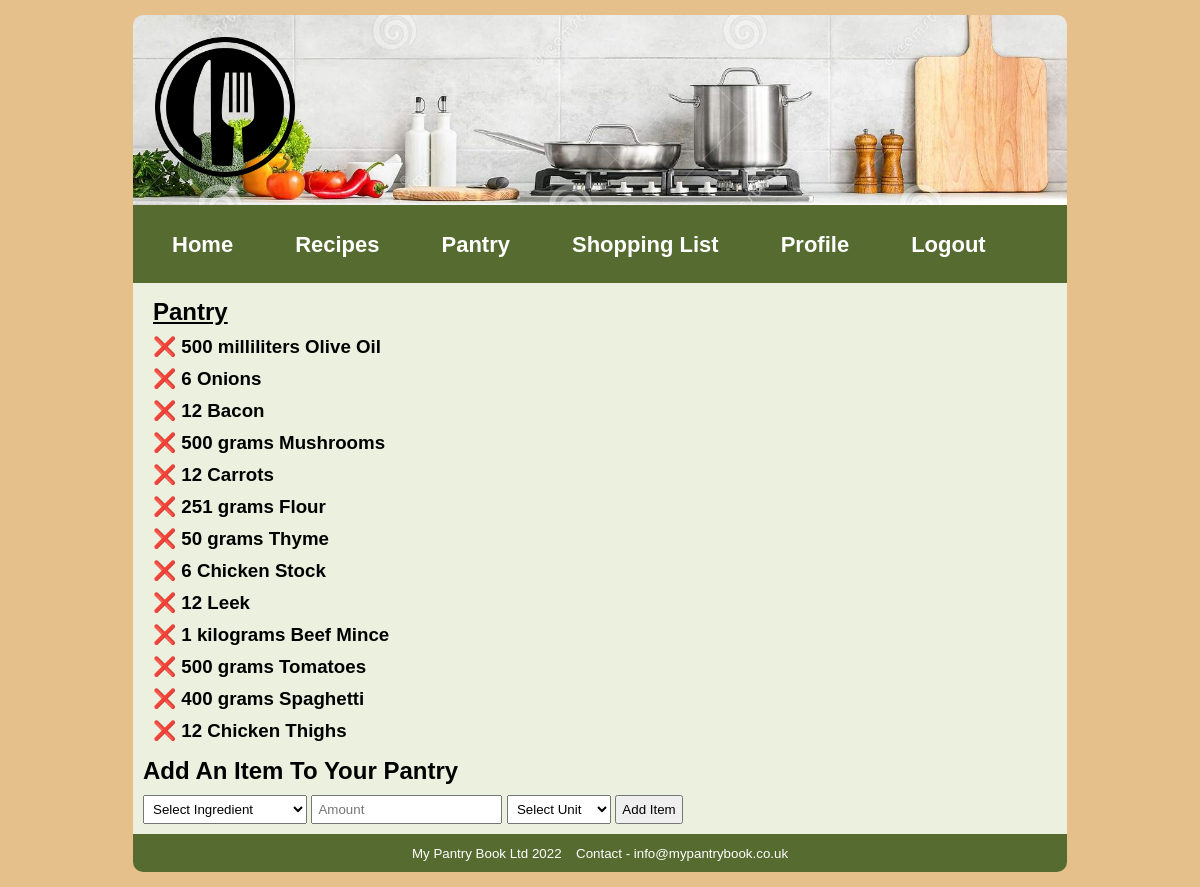
/Website/pantry.php (signed in), run on the app's committed database.
### tables this page shows
CREATE TABLE `pantry` (
  `pantry_id` int(10) UNSIGNED NOT NULL,
  `iduser` int(10) DEFAULT NULL,
  `ingredient_id` int(10) UNSIGNED NOT NULL,
  `unit_id` int(10) UNSIGNED NOT NULL,
  `amount` int(4) DEFAULT NULL
);

CREATE TABLE `unit` (
  `unit_id` int(10) UNSIGNED NOT NULL,
  `unit_name` varchar(64) DEFAULT NULL
);

CREATE TABLE `ingredient` (
  `ingredient_id` int(10) UNSIGNED NOT NULL,
  `ingredient_name` varchar(64) NOT NULL
);

### Website/pantry.php (the view, shortened to what this page needs)
<!DOCTYPE html>
<html lang="en">
<head>
    <link rel="stylesheet" href="style.css" type="text/css" media="screen,projection" />
</head>
<body>
    <body>
        <div id="container">
            <header>
                <div id="header">
                    <a href="home.php"><img src="Images/logo.png" alt="Logo" width="140" height="140"></a>
                </div>
            </header>
		<nav class="navbar">
        <ul class="nav-links">
            <div class="menu">
                    <li><a href="home.php">Home</a></li>
                    <li class="services">
                        <a href="view-all-recipes.php">Recipes</a>
                    </li>
                    <li><a href="pantry.php">Pantry</a></li>
                    <li><a href="shopping-list.php">Shopping List</a></li>
                    <li><a href="view-account.php">Profile</a></li>
                    <li><a href="logout.php">Logout</a></li>
                </div>
        </ul>
    </nav>
            <?php
            $mysqli = new mysqli("localhost", "root", "", "projectdb");
            ?>
            <div class="main">
                <div id="main_body">
                    <?php
                    if ($res = $mysqli->query('SELECT * FROM pantry INNER JOIN user USING (iduser) INNER JOIN ingredient USING (ingredient_id) INNER JOIN unit USING (unit_id) WHERE iduser=' . $_COOKIE["idUser"])) {
                        if ($res->data_seek(0)) {
                            echo("<h2><u>Pantry</u></h2>");
                            while ($row = $res->fetch_assoc()) {
                                $ingredients = $row['amount'] . " " . $row['unit_name'] . " " . $row['ingredient_name'];
                                $remove = '<a title="Remove From Pantry"href="pantry-delete.php?id=' . $row['pantry_id'] . '">&#10060</a>';
                                echo "<h3>" . $remove . $ingredients . "</h3>";
                            }
                        } else {
                            echo "<h1><br>Your Pantry Is Empty</h1>";
                        }
                    } else {
                        echo "<h1>Oops... something went wrong, please try again</h1>\n";
                    }
                    ?>
                </div>
                <h2>Add An Item To Your Pantry</h2>
                <form action="pantry-add.php" method="post" enctype="multipart/form-data">
                    <select id="ingredient" name="ingredient" required>
                        <option value="">Select Ingredient</option>
                    </select>
                    <input type="number" id="amount" name="amount" placeholder="Amount" required>
                    <select id="unit" name="unit" required>
                        <option value="">Select Unit</option>
                    </select>
                    <input type="submit" value="Add Item" name="submit">
                </form>
            </div>
            <footer>
                <ul>
                    <li>My Pantry Book Ltd 2022</li>
                    <li>Contact - info@mypantrybook.co.uk</li>
                </ul>
            </footer>
        </div>
    </body>
</html>

### Website/style.css (style rules this page uses)
* { padding: 5px; margin: 0; }
body { font-family: Arial, Verdana, sans-serif; font-style: normal; font-size: 100%; background-color: #e6c08a; }
body { font-family: sans-serif; }
a { text-decoration: none; }
li { list-style: none; }
.navbar { display: flex; align-items: center; justify-content: space-between; padding: 10px; background-color: #556b2f; }
.nav-links a { color: #ffffff; font-weight:bold; font-size: 22px; }
.menu { display: flex; gap: 1em; font-size: 24px; }
.menu li { padding: 5px 14px; }
.services { position: relative; }
#container { margin-left: 10%; margin-right: 10%; }
header, footer, .nav { background-color: #556b2f; color: black; }
header { background-image: url("Images/banner.jpg"); background-size: cover; background-position: center center; height: 180px; width: auto; text-shadow: 8px 8px 4px black; border-top-left-radius: 10px; border-top-right-radius: 10px; }
#header img { padding: 12px; float: left; padding-left: 1vw; }
.main { background-color: #EBF1DE; }
#main_body { background-color: #EBF1DE; min-height: 30vh; width: auto; margin-bottom: 0px; border-color: white; border-top-color: black; border-left-color: black; }
footer { text-align: center; min-height: 20px; border-bottom-left-radius: 10px; border-bottom-right-radius: 10px; }
footer ul li { list-style-type: none; display: inline; font-size: 10pt; color: white; }

### data on the page
pantry: amount.ingredient_name "500 milliliters Olive Oil"
pantry: amount.ingredient_name "6 Onions"
pantry: amount.ingredient_name "12 Bacon"
pantry: amount.ingredient_name "500 grams Mushrooms"
pantry: amount.ingredient_name "12 Carrots"
pantry: amount.ingredient_name "251 grams Flour"
pantry: amount.ingredient_name "50 grams Thyme"
pantry: amount.ingredient_name "6 Chicken Stock"
pantry: amount.ingredient_name "12 Leek"
pantry: amount.ingredient_name "1 kilograms Beef Mince"
pantry: amount.ingredient_name "500 grams Tomatoes"
pantry: amount.ingredient_name "400 grams Spaghetti"
pantry: amount.ingredient_name "12 Chicken Thighs"
